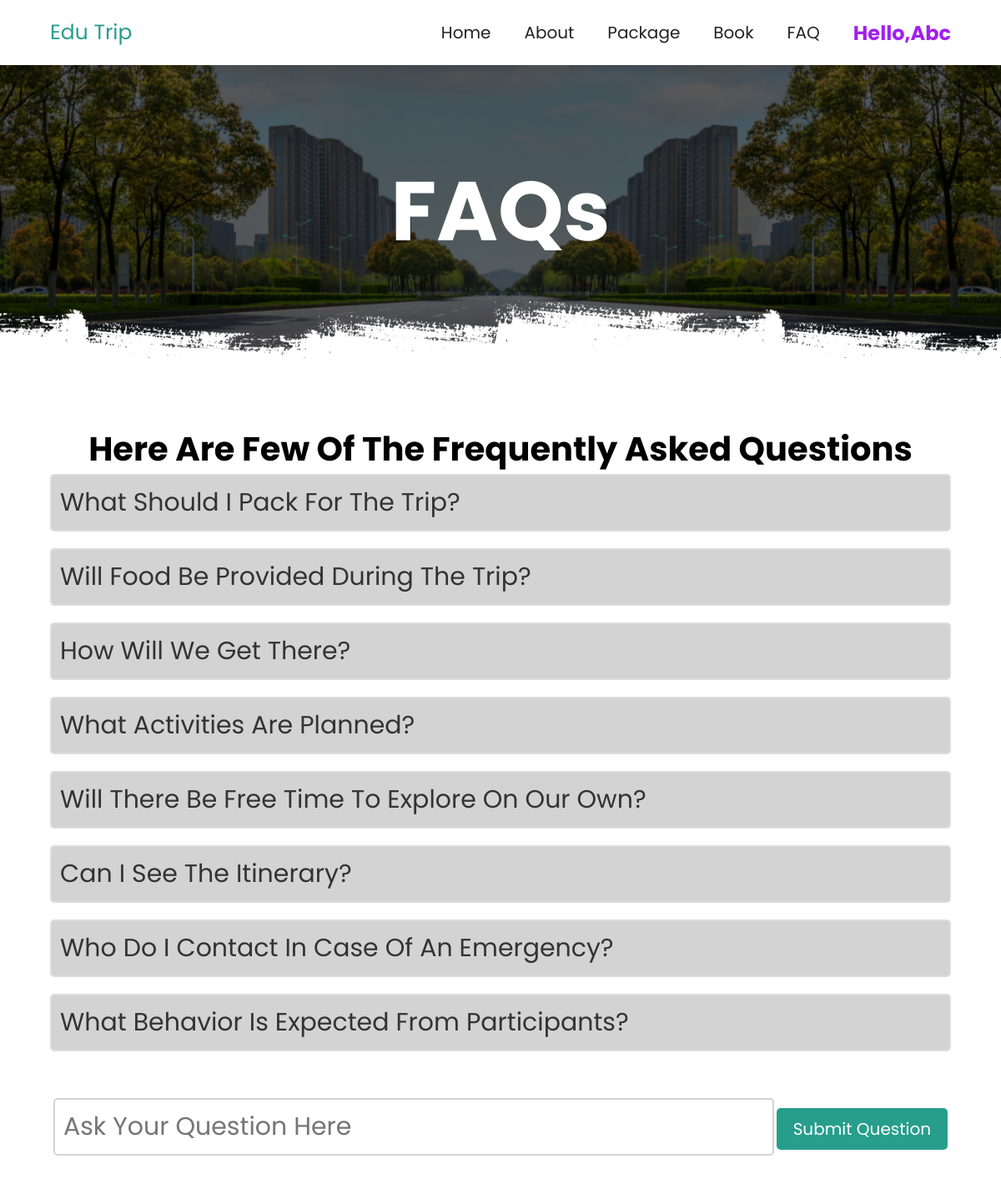
The page /faq.php (signed in) on the database its author committed.
### tables this page shows
CREATE TABLE `faq` (
  `faq_id` varchar(6) NOT NULL,
  `faq_question` varchar(1000) NOT NULL,
  `faq_answer` varchar(1000) NOT NULL
);

### faq.php (the view, shortened to what this page needs)
<!DOCTYPE html>
<html lang="en">
<head>
   <link rel="stylesheet" href="https://unpkg.com/swiper@7/swiper-bundle.min.css" />
   <link rel="stylesheet" href="https://cdnjs.cloudflare.com/ajax/libs/font-awesome/5.15.4/css/all.min.css">
   <link rel="stylesheet" href="css/style.css">
</head>
<body>
<section class="header">
   <a href="index.php" class="logo" style="text-decoration:none;color:#279e8c;">Edu Trip</a>
   <nav class="navbar">
      <a href="index.php">home</a>
      <a href="about.php">about</a>
      <a href="package.php">package</a>
      <a href="book.php">book</a>
      <a href="faq.php" style="text-decoration:none">FAQ</a>
      <h1 style="color:#A020F0;margin: 0px 0px 0px 20px;font-size:24px;">Hello,<?php echo $_SESSION['institute_name'];?></h1>
   </nav>
</section>
<div class="heading" style="background:url(images/header-bg-1.png) no-repeat">
   <h3>FAQs</h3>
</div>
<section class="faq">
    <h3>Here are few of the frequently asked questions </h3>
    <div class="accordion">
        <?php
        $connection = mysqli_connect("localhost", "root", "", "project");
        $query = "SELECT * FROM faq WHERE faq_question IS NOT NULL AND faq_answer IS NOT NULL";
        $result = mysqli_query($connection, $query);
        if (mysqli_num_rows($result) > 0) {
            while ($row = mysqli_fetch_assoc($result)) {
                echo '<div class="accordion-item">';
                echo '<div class="accordion-title">' . $row['faq_question'] . '</div>';
                echo '</div>';
            }
        } else {
            echo '<div class="accordion-title-nf">';
            echo '<p>No FAQs found.</p>';
            echo '</div>';
        }
        ?>
    </div>
    <br>
    <form action="insert_question.php" method="post" class="question-form">
    <input type="text" name="question" placeholder="Ask your question here" class="question-input">
    <input type="submit" value="Submit Question" class="question-submit">
</form>
</section>
</body>
</html>

### css/style.css (style rules this page uses)
:root { --main-color:#8e44ad; --black:#222; --white:#fff; --light-black:#777; --light-white:#fff9; --dark-bg:rgba(0,0,0,.7); --light-bg:#eee; --border:.1rem solid var(--black); --box-shadow:0 .5rem 1rem rgba(0,0,0,.1); --text-shadow:0 1.5rem 3rem rgba(0,0,0,.3); }
* { font-family: 'Poppins', sans-serif; margin:0; padding:0; box-sizing: border-box; outline: none; border:none; text-decoration: none; text-transform: capitalize; }
html { font-size: 62.5%; overflow-x: hidden; }
section { padding:5rem 10%; }
.heading { background-size: cover !important; background-position: center !important; padding-top: 10rem; padding-bottom:15rem; display: flex; align-items: center; justify-content: center; }
.header { position: sticky; top:0; left:0; right:0; z-index: 1000; background-color: var(--white); display: flex; padding-top: 2rem; padding-bottom: 2rem; box-shadow: var(--box-shadow); align-items: center; justify-content: space-between; }
.header .logo { font-size: 2.5rem; color:var(--black); }
.header .navbar a { font-size: 2rem; margin-left: 2rem; color:var(--black); }
@media (max-width:1200px) { section { padding:3rem 5%; } }

### faq.php (style rules this page uses)
.navbar { display: flex; align-items: center; }
.navbar a { margin-right: 20px; text-decoration: none; color: #fff; }
h3 { text-align:center; font-size: 4rem; }
.heading h3 { color: white; font-size: 10rem; }
.accordion-item { margin-bottom: 20px; }
.accordion-title { background-color: lightgrey; color: #333; padding: 10px; cursor: pointer; border: 2px solid #ddd; border-radius: 5px; font-size: 3rem; }
.question-form { margin-top: 20px; text-align: center; }
.question-input { padding: 10px; font-size: 3rem; border: 2px solid lightgrey; border-radius: 5px; margin-bottom: 10px; width: 80%; }
.question-submit { padding: 10px 20px; font-size: 2rem; background-color: #279e8c; color: white; border: none; border-radius: 5px; cursor: pointer; }

### rows shown on the page
faq: faq_question "What Should I Pack For The Trip?"
faq: faq_question "Will Food Be Provided During The Trip?"
faq: faq_question "How Will We Get There?"
faq: faq_question "What Activities Are Planned?"
faq: faq_question "Will There Be Free Time To Explore On Our Own?"
faq: faq_question "Can I See The Itinerary?"
faq: faq_question "Who Do I Contact In Case Of An Emergency?"
faq: faq_question "What Behavior Is Expected From Participants?"

### other values the page prints
$_SESSION['institute_name'] "Abc"
